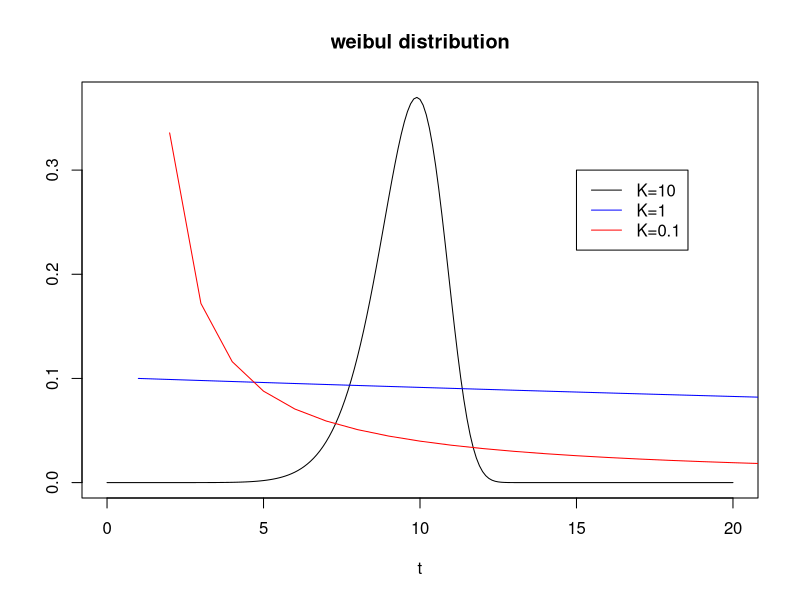

Reproduce this figure in R.
## ---- chunk 1
knitr::opts_chunk$set(echo = TRUE)
## ---- chunk 2
#lamda  scale
# k shape 
# mean = 
# t time to failure
lambda <- 10
t <- seq(0, 20, by=0.1)

weibul <- function(k) {
  return(k/ lambda * (t/ lambda) ^ (k-1)  * exp(-(t/lambda) ^k))
}

plot(t, weibul(10), main = 'weibul distribution',  xlab='t', ylab = '', type='l')
lines(weibul(1), col='blue')
lines(weibul(0.1), col='red')
legend(15, 0.3, legend=c("K=10", "K=1", "K=0.1"), lty = c(1,1,1), col = c('black', 'blue', 'red') )

